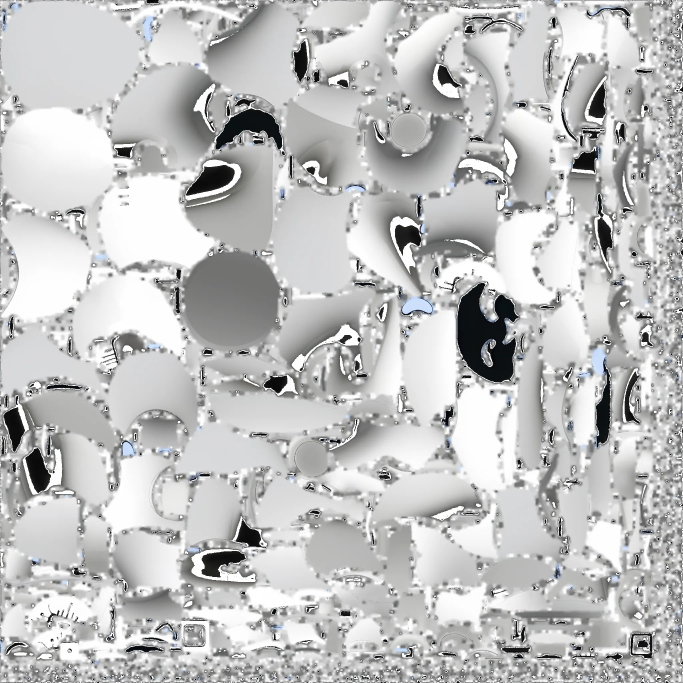
#> input picture apk_decoded/assets/pet_texture.png, 2048 x 2048 px, found by its file name (shown at 1/3 size)
$ python find_color_anomaly.py
#> lines starting #> are read from the running program, lines starting #| are printed output that depends on the picture; after the words box and inside, x2 and y2 are one past the last pixel; in counts of white or black regions, pixels touching at a corner belong together; long printed decimals are rounded
from PIL import Image
import numpy as np

# 原始1.9.10纹理
tex = Image.open('/tmp/v110_extract/assets/pet_texture.png').convert('RGB')
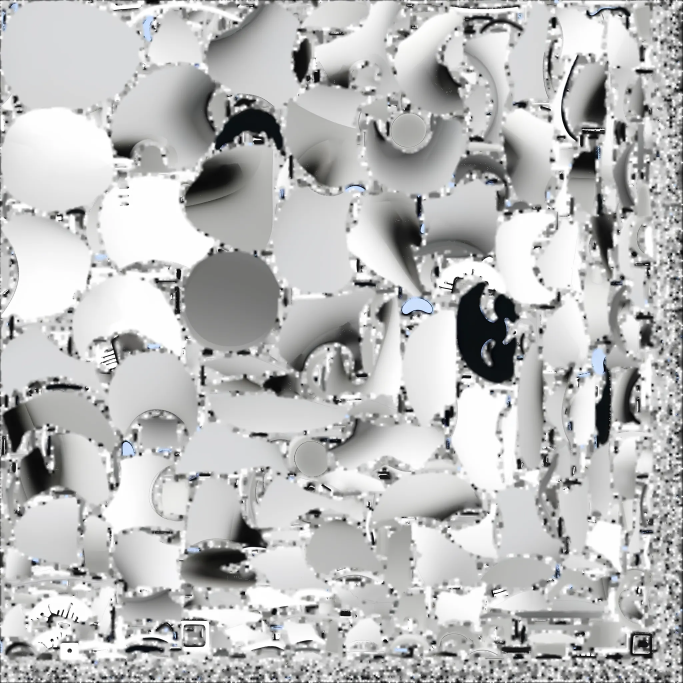
#> tex: PIL image 2048x2048 RGB (shown at 1/3 size); mean R, G, B 186.6, 187, 186.9
arr = np.array(tex)
h, w = arr.shape[:2]
#> h = 2048; w = 2048

# 找颜色异常区域: 在灰度背景中,有彩色的点
# 或者亮度突变区域
# 先看纹理的彩色像素(非灰度,即R/G/B差异大)
rgb = arr
saturation = rgb.max(axis=2).astype(int) - rgb.min(axis=2).astype(int)
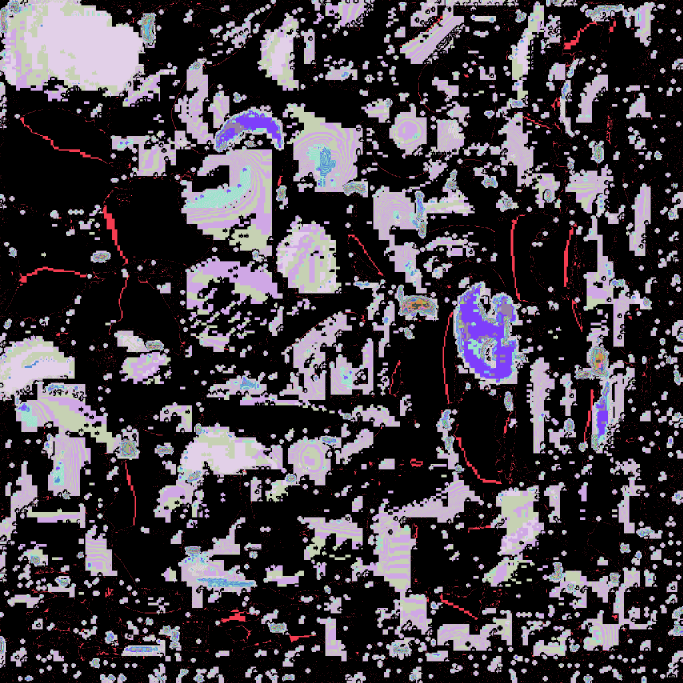
#> saturation: shape (2048, 2048) int64 (shown at 1/3 size); 71 distinct labels, from 0 to 74; one colour per label, 0 black
colored_mask = saturation > 20
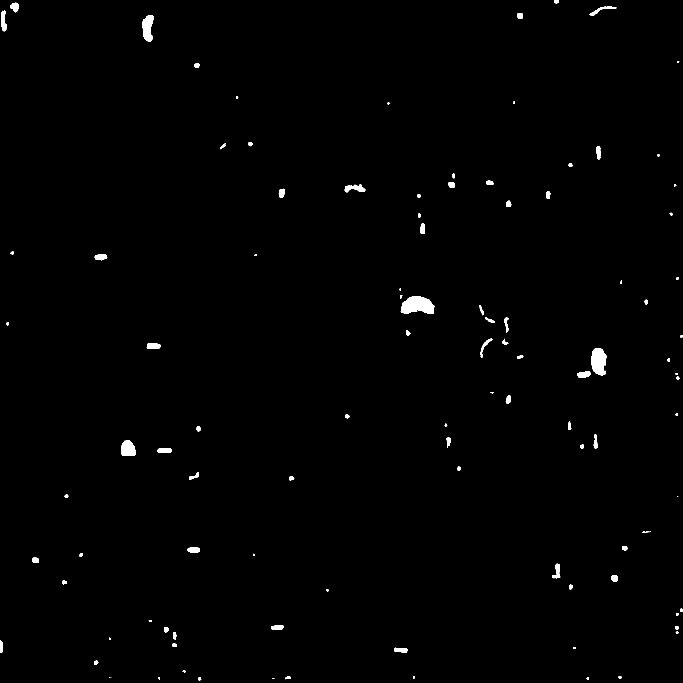
#> colored_mask: shape (2048, 2048) bool (shown at 1/3 size); 0.66% white; 108 white regions (10 under 20 px), largest, box (x1, y1, x2, y2) and area: (1202, 889, 1303, 942) 3959, (1773, 1045, 1819, 1126) 2870, (427, 46, 461, 125) 1886
print(f"彩色像素(饱和度>20): {colored_mask.sum()} ({colored_mask.sum()/rgb.size*100/3:.1f}%)")
#| 彩色像素(饱和度>20): 27638 (0.1%)

if colored_mask.sum() > 0:
    # 彩色像素分布
    rows, cols = np.where(colored_mask)
    print(f"彩色像素行范围: [{rows.min()},{rows.max()}] ({rows.min()/h*100:.0f}%-{rows.max()/h*100:.0f}%)")
#| 彩色像素行范围: [0,2041] (0%-100%)
    print(f"彩色像素列范围: [{cols.min()},{cols.max()}]")
#| 彩色像素列范围: [0,2047]
    # 彩色像素颜色
    colored_rgb = rgb[colored_mask]
    print(f"彩色像素RGB均值: {colored_rgb.mean(axis=0)}")
#| 彩色像素RGB均值: [167.652 182.783 206.203]
    # 看几个示例
    print(f"前10个彩色像素:")
    for i in range(min(10, len(colored_rgb))):
        print(f"  {colored_rgb[i]} (row={rows[i]},col={cols[i]})")
#> this loop made 10 passes
#|   [68 81 90] (row=0,col=1662)
#|   [106 122 137] (row=0,col=1663)
#|   [173 190 214] (row=0,col=1664)
#|   [172 190 218] (row=0,col=1665)
#|   [172 190 218] (row=0,col=1666)
#|   [172 190 218] (row=0,col=1667)
#|   [172 190 218] (row=0,col=1668)
#|   [172 190 218] (row=0,col=1669)
#> (further printed lines are left out)

# 也看亮度突变区域(边缘检测)
brightness = rgb.mean(axis=2)
# 计算水平梯度
grad_x = np.abs(np.diff(brightness, axis=1))
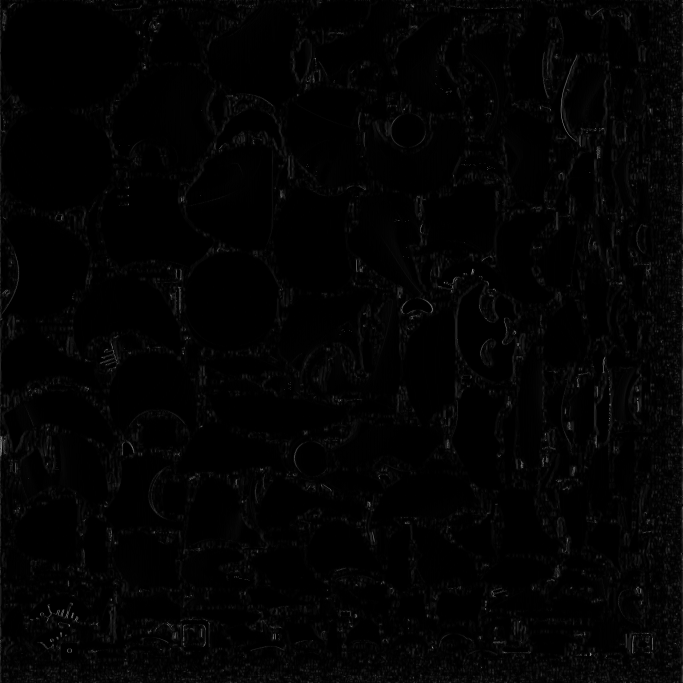
#> grad_x: shape (2048, 2047) float64 (shown at 1/3 size); min 0, max 238.7, mean 3.3
grad_y = np.abs(np.diff(brightness, axis=0))
# 高梯度区域(突变)
#> (the run stopped early here; a loop or call above may not have finished)
